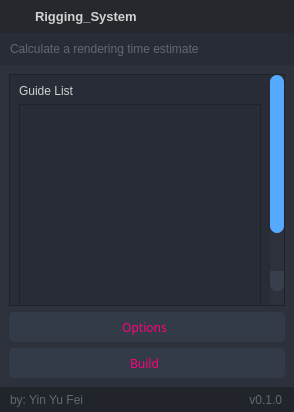
  <widget class="QWidget" name="centralwidget">
   <property name="styleSheet">
    <string notr="true">background: transparent;
color: rgb(210, 210, 210);</string>
   </property>
   <layout class="QHBoxLayout" name="horizontalLayout">
    <property name="spacing">
     <number>0</number>
    </property>
    <property name="leftMargin">
     <number>0</number>
    </property>
    <property name="topMargin">
     <number>0</number>
    </property>
    <property name="rightMargin">
     <number>0</number>
    </property>
    <property name="bottomMargin">
     <number>0</number>
    </property>
    <item>
     <widget class="QFrame" name="frame_main">
      <property name="maximumSize">
       <size>
        <width>488</width>
        <height>600</height>
       </size>
      </property>
      <property name="styleSheet">
       <string notr="true"/>
      </property>
      <property name="frameShape">
       <enum>QFrame::NoFrame</enum>
      </property>
      <property name="frameShadow">
       <enum>QFrame::Raised</enum>
      </property>
      <layout class="QVBoxLayout" name="verticalLayout">
       <property name="spacing">
        <number>0</number>
       </property>
       <property name="leftMargin">
        <number>0</number>
       </property>
       <property name="topMargin">
        <number>0</number>
       </property>
       <property name="rightMargin">
        <number>0</number>
       </property>
       <property name="bottomMargin">
        <number>0</number>
       </property>
       <item>
        <widget class="QFrame" name="frame_top">
         <property name="minimumSize">
          <size>
           <width>0</width>
           <height>65</height>
          </size>
         </property>
         <property name="maximumSize">
          <size>
           <width>16777215</width>
           <height>65</height>
          </size>
         </property>
         <property name="styleSheet">
          <string notr="true">background-color: transparent;</string>
         </property>
         <property name="frameShape">
          <enum>QFrame::NoFrame</enum>
         </property>
         <property name="frameShadow">
          <enum>QFrame::Raised</enum>
         </property>
         <layout class="QHBoxLayout" name="horizontalLayout_3">
          <property name="spacing">
           <number>0</number>
          </property>
          <property name="leftMargin">
           <number>0</number>
          </property>
          <property name="topMargin">
           <number>0</number>
          </property>
          <property name="rightMargin">
           <number>0</number>
          </property>
          <property name="bottomMargin">
           <number>0</number>
          </property>
          <item>
           <widget class="QFrame" name="frame_toggle">
            <property name="maximumSize">
             <size>
              <width>70</width>
              <height>16777215</height>
             </size>
            </property>
            <property name="styleSheet">
             <string notr="true">background-color: rgb(27, 29, 35);</string>
            </property>
            <property name="frameShape">
             <enum>QFrame::NoFrame</enum>
            </property>
            <property name="frameShadow">
             <enum>QFrame::Raised</enum>
            </property>
            <layout class="QVBoxLayout" name="verticalLayout_3">
             <property name="spacing">
              <number>0</number>
             </property>
             <property name="leftMargin">
              <number>0</number>
             </property>
             <property name="topMargin">
              <number>0</number>
             </property>
             <property name="rightMargin">
              <number>0</number>
             </property>
             <property name="bottomMargin">
              <number>0</number>
             </property>
            </layout>
           </widget>
          </item>
          <item>
           <widget class="QFrame" name="frame_top_right">
            <property name="maximumSize">
             <size>
              <width>500</width>
              <height>16777215</height>
             </size>
            </property>
            <property name="styleSheet">
             <string notr="true">background: transparent;</string>
            </property>
            <property name="frameShape">
             <enum>QFrame::NoFrame</enum>
            </property>
            <property name="frameShadow">
             <enum>QFrame::Raised</enum>
            </property>
            <layout class="QVBoxLayout" name="verticalLayout_2">
             <property name="spacing">
              <number>0</number>
             </property>
             <property name="leftMargin">
              <number>0</number>
             </property>
             <property name="topMargin">
              <number>0</number>
             </property>
             <property name="rightMargin">
              <number>0</number>
             </property>
             <property name="bottomMargin">
              <number>0</number>
             </property>
             <item>
              <widget class="QFrame" name="frame_top_btns">
               <property name="maximumSize">
                <size>
                 <width>410</width>
                 <height>42</height>
                </size>
               </property>
               <property name="styleSheet">
                <string notr="true">background-color: rgba(27, 29, 35, 200)</string>
               </property>
               <property name="frameShape">
                <enum>QFrame::NoFrame</enum>
               </property>
               <property name="frameShadow">
                <enum>QFrame::Raised</enum>
               </property>
               <layout class="QHBoxLayout" name="horizontalLayout_4">
                <property name="spacing">
                 <number>0</number>
                </property>
                <property name="leftMargin">
                 <number>0</number>
                </property>
                <property name="topMargin">
                 <number>0</number>
                </property>
                <property name="rightMargin">
                 <number>0</number>
                </property>
                <property name="bottomMargin">
                 <number>0</number>
                </property>
                <item>
                 <widget class="QFrame" name="frame_label_top_btns">
                  <property name="sizePolicy">
                   <sizepolicy hsizetype="Expanding" vsizetype="Preferred">
                    <horstretch>0</horstretch>
                    <verstretch>0</verstretch>
                   </sizepolicy>
                  </property>
                  <property name="frameShape">
                   <enum>QFrame::NoFrame</enum>
                  </property>
                  <property name="frameShadow">
                   <enum>QFrame::Raised</enum>
                  </property>
                  <layout class="QHBoxLayout" name="horizontalLayout_10">
                   <property name="spacing">
                    <number>0</number>
                   </property>
                   <property name="leftMargin">
                    <number>5</number>
                   </property>
                   <property name="topMargin">
                    <number>0</number>
                   </property>
                   <property name="rightMargin">
                    <number>10</number>
                   </property>
                   <property name="bottomMargin">
                    <number>0</number>
                   </property>
                   <item>
                    <widget class="QFrame" name="frame_icon_top_bar">
                     <property name="maximumSize">
                      <size>
                       <width>30</width>
                       <height>30</height>
                      </size>
                     </property>
                     <property name="styleSheet">
                      <string notr="true">background: transparent;
image: url(:/16x16/16x16/cil-voice-over-record.png);
background-image: url(:/16x16/icons/16x16/cil-av-timer.png);
background-position: center;
background-repeat: no-repeat;
</string>
                     </property>
                     <property name="frameShape">
                      <enum>QFrame::StyledPanel</enum>
                     </property>
                     <property name="frameShadow">
                      <enum>QFrame::Raised</enum>
                     </property>
                    </widget>
                   </item>
                   <item>
                    <widget class="QLabel" name="label_title_bar_top">
                     <property name="font">
                      <font>
                       <family>Segoe UI</family>
                       <pointsize>10</pointsize>
                       <weight>75</weight>
                       <bold>true</bold>
                      </font>
                     </property>
                     <property name="styleSheet">
                      <string notr="true">background: transparent;
</string>
                     </property>
                     <property name="text">
                      <string>Rigging_System</string>
                     </property>
                    </widget>
                   </item>
                  </layout>
                 </widget>
                </item>
                <item alignment="Qt::AlignRight">
                 <widget class="QFrame" name="frame_btns_right">
                  <property name="sizePolicy">
                   <sizepolicy hsizetype="Expanding" vsizetype="Preferred">
                    <horstretch>0</horstretch>
                    <verstretch>0</verstretch>
                   </sizepolicy>
                  </property>
                  <property name="maximumSize">
                   <size>
                    <width>200</width>
                    <height>16777215</height>
                   </size>
                  </property>
                  <property name="frameShape">
                   <enum>QFrame::NoFrame</enum>
                  </property>
                  <property name="frameShadow">
                   <enum>QFrame::Raised</enum>
                  </property>
                  <layout class="QHBoxLayout" name="horizontalLayout_5">
                   <property name="spacing">
                    <number>0</number>
                   </property>
                   <property name="leftMargin">
                    <number>0</number>
                   </property>
                   <property name="topMargin">
                    <number>0</number>
                   </property>
                   <property name="rightMargin">
                    <number>0</number>
                   </property>
                   <property name="bottomMargin">
                    <number>0</number>
                   </property>
                  </layout>
                 </widget>
                </item>
               </layout>
              </widget>
             </item>
             <item>
              <widget class="QFrame" name="frame_top_info">
               <property name="maximumSize">
                <size>
                 <width>16777215</width>
                 <height>65</height>
                </size>
               </property>
               <property name="styleSheet">
                <string notr="true">background-color: rgb(39, 44, 54);</string>
               </property>
               <property name="frameShape">
                <enum>QFrame::NoFrame</enum>
               </property>
               <property name="frameShadow">
                <enum>QFrame::Raised</enum>
               </property>
               <layout class="QHBoxLayout" name="horizontalLayout_8">
                <property name="spacing">
                 <number>0</number>
                </property>
                <property name="leftMargin">
                 <number>10</number>
                </property>
                <property name="topMargin">
                 <number>0</number>
                </property>
                <property name="rightMargin">
                 <number>10</number>
                </property>
                <property name="bottomMargin">
                 <number>0</number>
                </property>
                <item>
                 <widget class="QLabel" name="label_top_info_1">
                  <property name="maximumSize">
                   <size>
                    <width>16777215</width>
                    <height>15</height>
                   </size>
                  </property>
                  <property name="font">
                   <font>
                    <family>Segoe UI</family>
                   </font>
                  </property>
                  <property name="styleSheet">
                   <string notr="true">color: rgb(98, 103, 111); </string>
                  </property>
                  <property name="text">
                   <string>Calculate a rendering time estimate</string>
                  </property>
                 </widget>
                </item>
               </layout>
              </widget>
             </item>
            </layout>
           </widget>
          </item>
         </layout>
        </widget>
       </item>
       <item>
        <widget class="QFrame" name="frame_center">
         <property name="sizePolicy">
          <sizepolicy hsizetype="Expanding" vsizetype="Expanding">
           <horstretch>0</horstretch>
           <verstretch>0</verstretch>
          </sizepolicy>
         </property>
         <property name="styleSheet">
          <string notr="true">background-color: rgb(40, 44, 52);</string>
         </property>
         <property name="frameShape">
          <enum>QFrame::NoFrame</enum>
         </property>
         <property name="frameShadow">
          <enum>QFrame::Raised</enum>
         </property>
         <layout class="QHBoxLayout" name="horizontalLayout_2">
          <property name="spacing">
           <number>0</number>
          </property>
          <property name="leftMargin">
           <number>0</number>
          </property>
          <property name="topMargin">
           <number>0</number>
          </property>
          <property name="rightMargin">
           <number>0</number>
          </property>
          <property name="bottomMargin">
           <number>0</number>
          </property>
          <item>
           <widget class="QFrame" name="frame_content_right">
            <property name="styleSheet">
             <string notr="true">background-color: rgb(44, 49, 60);</string>
            </property>
            <property name="frameShape">
             <enum>QFrame::NoFrame</enum>
            </property>
            <property name="frameShadow">
             <enum>QFrame::Raised</enum>
            </property>
            <layout class="QVBoxLayout" name="verticalLayout_4">
             <property name="spacing">
              <number>0</number>
             </property>
             <property name="leftMargin">
              <number>0</number>
             </property>
             <property name="topMargin">
              <number>0</number>
             </property>
             <property name="rightMargin">
              <number>0</number>
             </property>
             <property name="bottomMargin">
              <number>0</number>
             </property>
             <item>
              <widget class="QFrame" name="frame_content">
               <property name="styleSheet">
                <string notr="true">QMainWindow {background: transparent; }
QToolTip {
	color: #ffffff;
	background-color: rgba(27, 29, 35, 160);
	border: 1px solid rgb(40, 40, 40);
	border-radius: 2px;
}

/* LINE EDIT */
QLineEdit {
	background-color: rgb(27, 29, 35);
	border-radius: 5px;
	border: 2px solid rgb(27, 29, 35);
	padding-left: 10px;
}
QLineEdit:hover {
	border: 2px solid rgb(64, 71, 88);
}
QLineEdit:focus {
	border: 2px solid rgb(91, 101, 124);
}

/* SCROLL BARS */
QScrollBar:horizontal {
    border: none;
    background: rgb(52, 59, 72);
    height: 14px;
    margin: 0px 21px 0 21px;
	border-radius: 0px;
}
QScrollBar::handle:horizontal {
    background: rgb(85, 170, 255);
    min-width: 25px;
	border-radius: 7px
}
QScrollBar::add-line:horizontal {
    border: none;
    background: rgb(55, 63, 77);
    width: 20px;
	border-top-right-radius: 7px;
    border-bottom-right-radius: 7px;
    subcontrol-position: right;
    subcontrol-origin: margin;
}

 QScrollBar::handle:vertical {	
	background: rgb(85, 170, 255);
    min-height: 25px;
	border-radius: 7px
 }
 QScrollBar::add-line:vertical {
     border: none;
    background: rgb(55, 63, 77);
     height: 20px;
	border-bottom-left-radius: 7px;
    border-bottom-right-radius: 7px;
     subcontrol-position: bottom;
     subcontrol-origin: margin;
 }
 QScrollBar::sub-line:vertical {
	border: none;
    background: rgb(55, 63, 77);
     height: 20px;
	border-top-left-radius: 7px;
    border-top-right-radius: 7px;
     subcontrol-position: top;
     subcontrol-origin: margin;
 }
 QScrollBar::up-arrow:vertical, QScrollBar::down-arrow:vertical {
     background: none;
 }

 QScrollBar::add-page:vertical, QScrollBar::sub-page:vertical {
     background: none;
 }

/* CHECKBOX */
QCheckBox::indicator {
    border: 3px solid rgb(52, 59, 72);
	width: 15px;
	height: 15px;
	border-radius: 10px;
    background: rgb(44, 49, 60);
}
QCheckBox::indicator:hover {
    border: 3px solid rgb(58, 66, 81);
}
QCheckBox::indicator:checked {
    background: 3px solid rgb(52, 59, 72);
	border: 3px solid rgb(52, 59, 72);	
	background-image: url(:/16x16/icons/16x16/cil-check-alt.png);
}

/* RADIO BUTTON */
QRadioButton::indicator {
    border: 3px solid rgb(52, 59, 72);
	width: 15px;
	height: 15px;
	border-radius: 10px;
    background: rgb(44, 49, 60);
}
QRadioButton::indicator:hover {
    border: 3px solid rgb(58, 66, 81);
}
QRadioButton::indicator:checked {
    background: 3px solid rgb(94, 106, 130);
	border: 3px solid rgb(52, 59, 72);	
}

/* COMBOBOX */
QComboBox{
	background-color: rgb(27, 29, 35);
	border-radius: 5px;
	border: 2px solid rgb(27, 29, 35);
	padding: 5px;
	padding-left: 10px;
}
QComboBox:hover{
	border: 2px solid rgb(64, 71, 88);
}
QComboBox::drop-down {
	subcontrol-origin: padding;
	subcontrol-position: top right;
	width: 25px; 
	border-left-width: 3px;
	border-left-color: rgba(39, 44, 54, 150);
	border-left-style: solid;
	border-top-right-radius: 3px;
	border-bottom-right-radius: 3px;	
	background-image: url(:/16x16/icons/16x16/cil-arrow-bottom.png);
	background-position: center;
	background-repeat: no-reperat;
 }
QComboBox QAbstractItemView {
	color: rgb(85, 170, 255);	
	background-color: rgb(27, 29, 35);
	padding: 10px;
	selection-background-color: rgb(39, 44, 54);
}

/* SLIDERS */
QSlider::groove:horizontal {
    border-radius: 9px;
    height: 18px;
	margin: 0px;
	background-color: rgb(52, 59, 72);
}
QSlider::groove:horizontal:hover {
	background-color: rgb(55, 62, 76);
}
QSlider::handle:horizontal {
    background-color: rgb(85, 170, 255);
    border: none;
    height: 18px;
    width: 18px;
    margin: 0px;
	border-radius: 9px;
}
QSlider::handle:horizontal:hover {
    background-color: rgb(105, 180, 255);
}
QSlider::handle:horizontal:pressed {
    background-color: rgb(65, 130, 195);
}

QSlider::groove:vertical {
    border-radius: 9px;
    width: 18px;
    margin: 0px;
	background-color: rgb(52, 59, 72);
}
QSlider::groove:vertical:hover {
	background-color: rgb(55, 62, 76);
}
QSlider::handle:vertical {
    background-color: rgb(85, 170, 255);
	border: none;
    height: 18px;
    width: 18px;
    margin: 0px;
	border-radius: 9px;
}
QSlider::handle:vertical:hover {
    background-color: rgb(105, 180, 255);
}
QSlider::handle:vertical:pressed {
    background-color: rgb(65, 130, 195);
}

</string>
               </property>
               <property name="frameShape">
                <enum>QFrame::NoFrame</enum>
               </property>
               <property name="frameShadow">
                <enum>QFrame::Raised</enum>
               </property>
               <layout class="QGridLayout" name="gridLayout">
                <item row="1" column="0">
                 <widget class="QPushButton" name="optionBtn">
                  <property name="minimumSize">
                   <size>
                    <width>0</width>
                    <height>30</height>
                   </size>
                  </property>
                  <property name="font">
                   <font>
                    <family>Segoe UI Black</family>
                   </font>
                  </property>
                  <property name="styleSheet">
                   <string notr="true">QPushButton {
	border: 2px solid rgb(52, 59, 72);
	border-radius: 5px;	
	background-color: rgb(52, 59, 72);
	padding-right: 5px;
color: rgb(255, 0, 127);
}
QPushButton:hover {
	background-color: rgb(57, 65, 80);
	border: 2px solid rgb(61, 70, 86);
}
QPushButton:pressed {	
	background-color: rgb(35, 40, 49);
	border: 2px solid rgb(43, 50, 61);
}
</string>
                  </property>
                  <property name="text">
                   <string>Options</string>
                  </property>
                  <property name="autoRepeatDelay">
                   <number>302</number>
                  </property>
                 </widget>
                </item>
                <item row="2" column="0">
                 <widget class="QPushButton" name="buildBtn">
                  <property name="minimumSize">
                   <size>
                    <width>0</width>
                    <height>30</height>
                   </size>
                  </property>
                  <property name="font">
                   <font>
                    <family>Segoe UI Black</family>
                   </font>
                  </property>
                  <property name="styleSheet">
                   <string notr="true">QPushButton {
	border: 2px solid rgb(52, 59, 72);
	border-radius: 5px;	
	background-color: rgb(52, 59, 72);
	padding-right: 5px;
color: rgb(255, 0, 127);
}
QPushButton:hover {
	background-color: rgb(57, 65, 80);
	border: 2px solid rgb(61, 70, 86);
}
QPushButton:pressed {	
	background-color: rgb(35, 40, 49);
	border: 2px solid rgb(43, 50, 61);
}
</string>
                  </property>
                  <property name="text">
                   <string>Build</string>
                  </property>
                 </widget>
                </item>
                <item row="0" column="0">
                 <widget class="QScrollArea" name="guideScroll">
                  <property name="minimumSize">
                   <size>
                    <width>0</width>
                    <height>0</height>
                   </size>
                  </property>
                  <property name="styleSheet">
                   <string notr="true">background-color: rgb(39, 44, 54);</string>
                  </property>
                  <property name="widgetResizable">
                   <bool>true</bool>
                  </property>
                  <widget class="QWidget" name="scrollAreaWidgetContents">
                   <property name="geometry">
                    <rect>
                     <x>0</x>
                     <y>0</y>
                     <width>313</width>
                     <height>333</height>
                    </rect>
                   </property>
                   <property name="minimumSize">
                    <size>
                     <width>0</width>
                     <height>333</height>
                    </size>
                   </property>
                   <layout class="QVBoxLayout" name="verticalLayout_5">
                    <item>
                     <widget class="QLabel" name="guideList_lb">
                      <property name="font">
                       <font>
                        <family>Segoe UI</family>
                       </font>
                      </property>
                      <property name="text">
                       <string>Guide List</string>
                      </property>
                     </widget>
                    </item>
                    <item>
                     <widget class="QListWidget" name="guide_list">
                      <property name="styleSheet">
                       <string notr="true">background-color: rgb(39, 44, 54);</string>
                      </property>
                     </widget>
                    </item>
                   </layout>
                  </widget>
                 </widget>
                </item>
               </layout>
              </widget>
             </item>
             <item>
              <widget class="QFrame" name="frame_grip">
               <property name="minimumSize">
                <size>
                 <width>0</width>
                 <height>25</height>
                </size>
               </property>
               <property name="maximumSize">
                <size>
                 <width>16777215</width>
                 <height>25</height>
                </size>
               </property>
               <property name="styleSheet">
                <string notr="true">background-color: rgb(33, 37, 43);</string>
               </property>
               <property name="frameShape">
                <enum>QFrame::NoFrame</enum>
               </property>
               <property name="frameShadow">
                <enum>QFrame::Raised</enum>
               </property>
               <layout class="QHBoxLayout" name="horizontalLayout_6">
                <property name="spacing">
                 <number>0</number>
                </property>
                <property name="leftMargin">
                 <number>0</number>
                </property>
                <property name="topMargin">
                 <number>0</number>
                </property>
                <property name="rightMargin">
                 <number>2</number>
                </property>
                <property name="bottomMargin">
                 <number>0</number>
                </property>
                <item>
                 <widget class="QFrame" name="frame_label_bottom">
                  <property name="frameShape">
                   <enum>QFrame::NoFrame</enum>
                  </property>
                  <property name="frameShadow">
                   <enum>QFrame::Raised</enum>
                  </property>
                  <layout class="QHBoxLayout" name="horizontalLayout_7">
                   <property name="spacing">
                    <number>0</number>
                   </property>
                   <property name="leftMargin">
                    <number>10</number>
                   </property>
                   <property name="topMargin">
                    <number>0</number>
                   </property>
                   <property name="rightMargin">
                    <number>10</number>
                   </property>
                   <property name="bottomMargin">
                    <number>0</number>
                   </property>
                   <item>
                    <widget class="QLabel" name="label_credits">
                     <property name="font">
                      <font>
                       <family>Segoe UI</family>
                      </font>
                     </property>
                     <property name="styleSheet">
                      <string notr="true">color: rgb(98, 103, 111);</string>
                     </property>
                     <property name="text">
                      <string>by: Yin Yu Fei</string>
                     </property>
                    </widget>
                   </item>
                   <item>
                    <widget class="QLabel" name="label_version">
                     <property name="maximumSize">
                      <size>
                       <width>100</width>
                       <height>16777215</height>
                      </size>
                     </property>
                     <property name="font">
                      <font>
                       <family>Segoe UI</family>
                      </font>
                     </property>
                     <property name="styleSheet">
                      <string notr="true">color: rgb(98, 103, 111);</string>
                     </property>
                     <property name="text">
                      <string>v0.1.0</string>
                     </property>
                     <property name="alignment">
                      <set>Qt::AlignRight|Qt::AlignTrailing|Qt::AlignVCenter</set>
                     </property>
                    </widget>
                   </item>
                  </layout>
                 </widget>
                </item>
               </layout>
              </widget>
             </item>
            </layout>
           </widget>
          </item>
         </layout>
        </widget>
       </item>
      </layout>
     </widget>
    </item>
   </layout>
  </widget>
